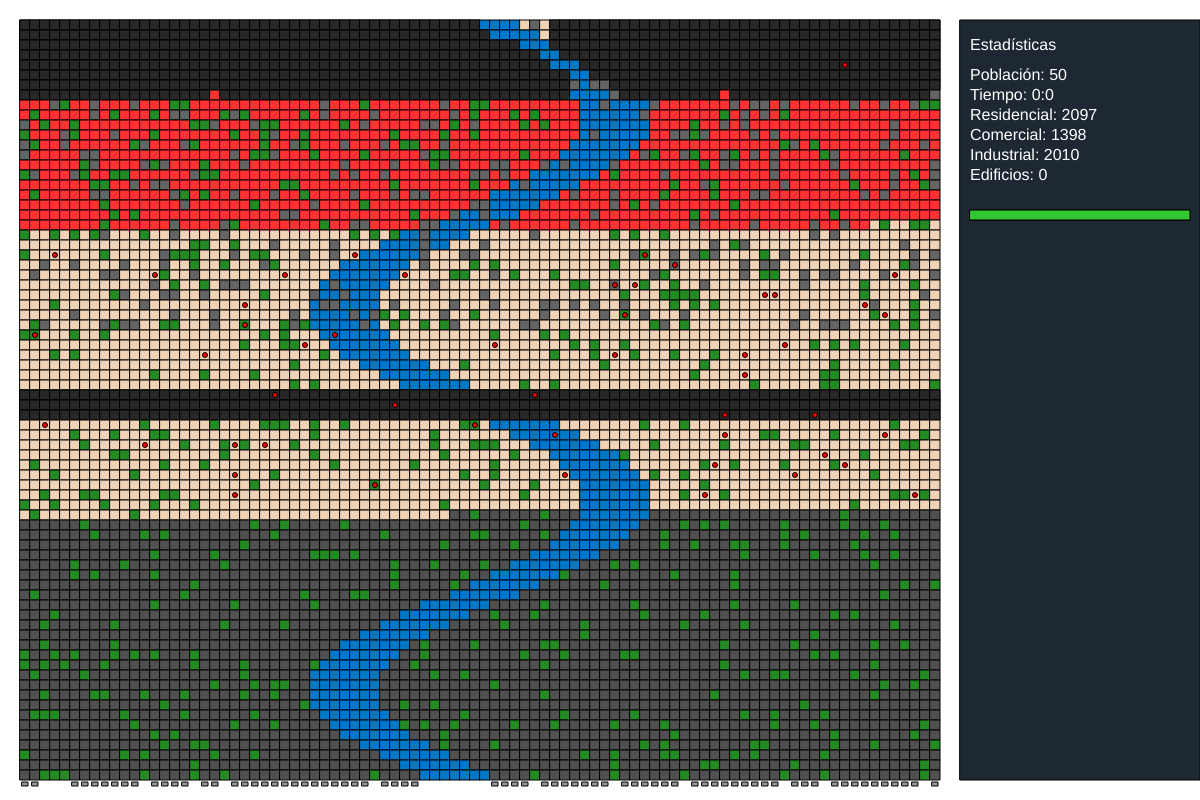
Frame 1 (no input)
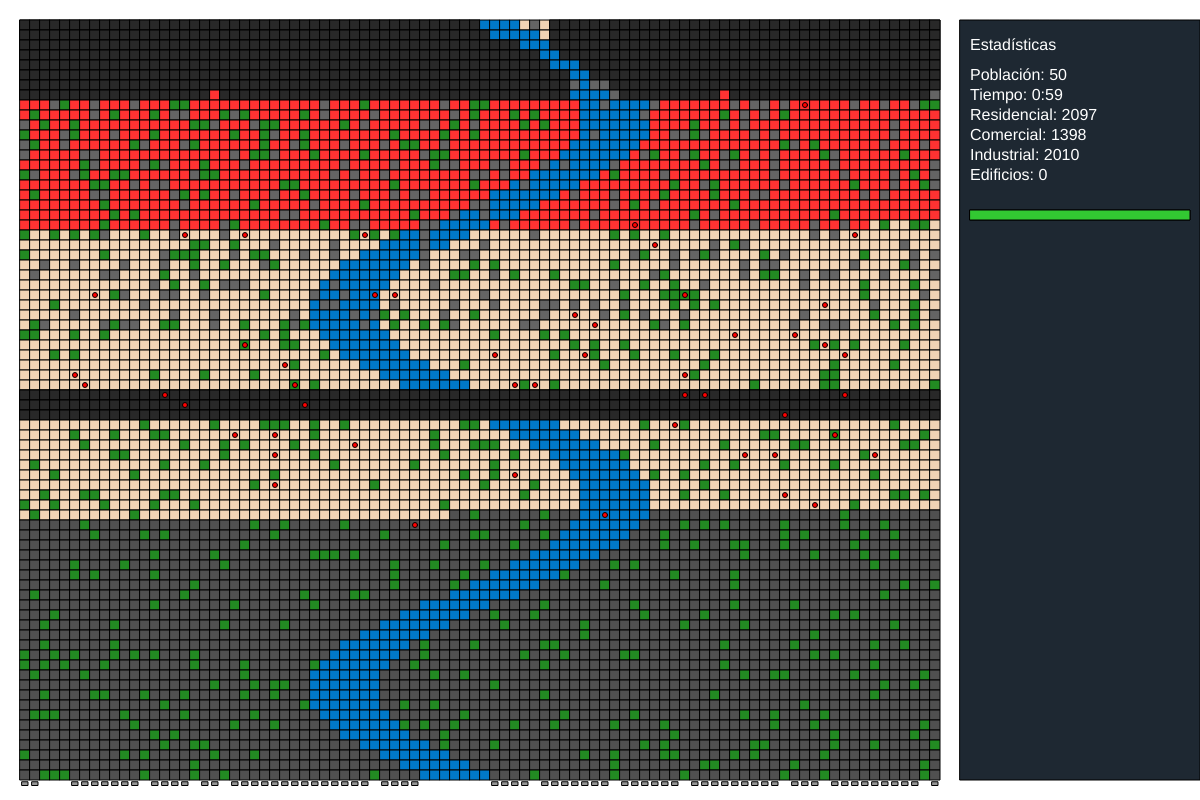
Frame 60 (no input)
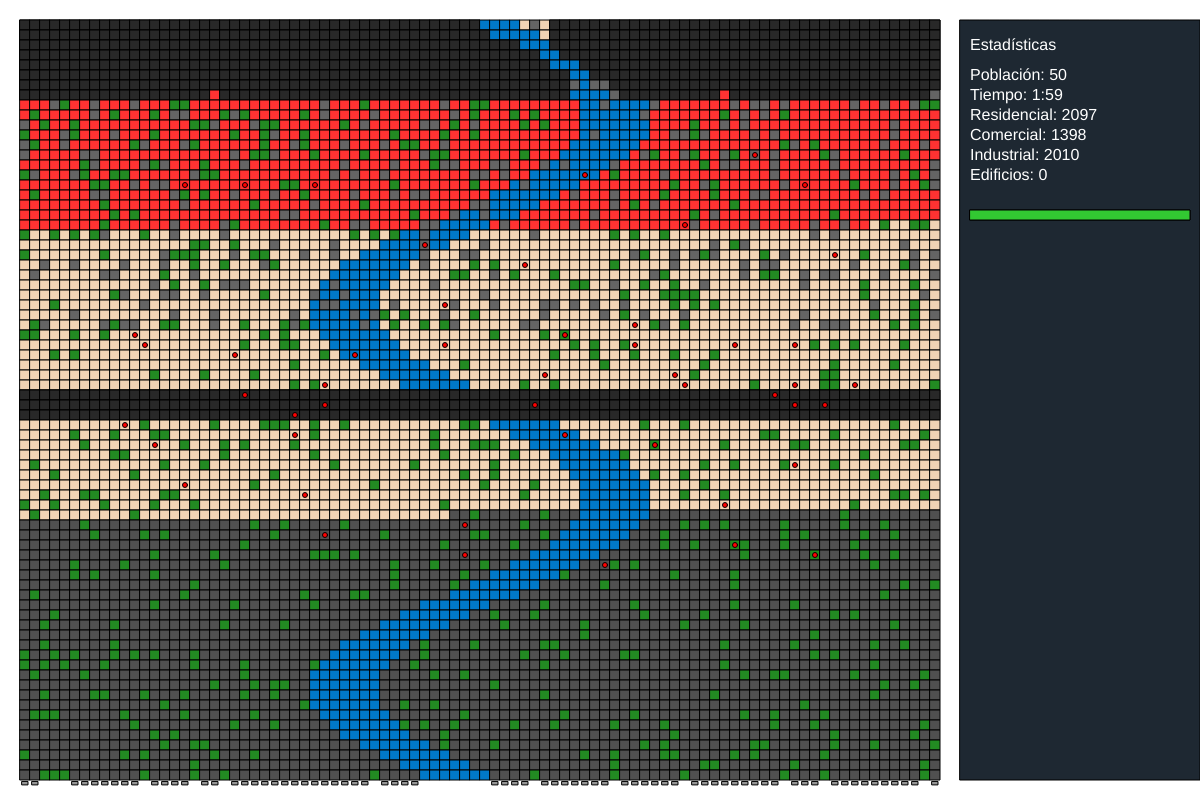
Frame 120 (the mouse pressed at the canvas centre since frame 60)

The p5.js sketch that drew these frames (run headless with seeded random() and noise() and a simulated clock; from frame 60 on, the mouse is pressed at the canvas centre):

// p5.js sketch
// ── sketch.js
let BASE_WIDTH = 1200;
let BASE_HEIGHT = 800;
let CELL_SIZE = 10;  // Tamaño fijo de las celdas
let INFO_PANEL_WIDTH = 240;  // Ancho fijo del panel de estadísticas
let MARGIN = 20;  // Margen externo de 20px

let logicalCols, logicalRows;
let windowWidth, windowHeight;
let mapWidth, mapHeight;

let terrain = [];
let zones = [];
let roads = [];
let pollution = [];
let buildings = [];
let citizens = [];
let timeCounter = 0;
let running = true;

function setup() {
  // Inicializar el lienzo con un tamaño fijo
  windowWidth = BASE_WIDTH;
  windowHeight = BASE_HEIGHT;
  createCanvas(windowWidth, windowHeight);
  frameRate(30);  // Reducir la tasa de fotogramas para ahorrar recursos

  // Calcular dimensiones iniciales
  calculateDimensions();

  // Inicializar sistemas del juego
  terrain = generateTerrain();
  zones = autoZone();
  roads = buildRoads();
  pollution = Array.from({ length: logicalRows }, () => Array(logicalCols).fill(0));
  buildings = generateBuildings();
  citizens = generateCitizens();
}

function draw() {
  background(255);

  // Dibujar mapa
  for (let row = 0; row < logicalRows; row++) {
    for (let col = 0; col < logicalCols; col++) {
      let x = col * CELL_SIZE + MARGIN;  // Aplicar margen izquierdo
      let y = row * CELL_SIZE + MARGIN;  // Aplicar margen superior

      // Terreno
      if (terrain[row][col] === 1) {
        fill(0, 120, 200);
      } else if (terrain[row][col] === 2) {
        fill(100, 100, 100);
      } else if (terrain[row][col] === 3) {
        fill(34, 139, 34);
      } else {
        if (zones[row][col] === 1) {
          fill(240, 210, 180);
        } else if (zones[row][col] === 2) {
          fill(255, 50, 50);
        } else if (zones[row][col] === 3) {
          fill(80, 80, 80);
        } else {
          fill(200, 200, 180);
        }
      }

      rect(x, y, CELL_SIZE, CELL_SIZE);

      // Edificios
      let building = buildings[row][col];
      if (building) {
        if (building.underConstruction) {
          fill(150, 150, 150);
          rect(x + 2, y + 2 + (1 - building.constructionProgress) * CELL_SIZE, CELL_SIZE - 4, building.constructionProgress * CELL_SIZE - 4);
        } else {
          fill(240, 210, 180);
          rect(x + 2, y + 2, CELL_SIZE - 4, CELL_SIZE - 4);
        }
      }

      // Carreteras
      if (roads[row][col] > 0) {
        fill(40, 40, 40);
        rect(x, y, CELL_SIZE, CELL_SIZE);
      }
    }
  }

  // Dibujar ciudadanos
  for (let citizen of citizens) {
    citizen.update();
    citizen.draw();
  }

  // Dibujar panel de información
  drawInfoPanel();

  // Actualizar tiempo
  timeCounter++;

  // Actualizar construcciones (menos frecuente para ahorrar recursos)
  if (frameCount % 10 === 0) {  // Actualizar cada 10 fotogramas
    for (let row = 0; row < logicalRows; row++) {
      for (let col = 0; col < logicalCols; col++) {
        let building = buildings[row][col];
        if (building && building.underConstruction) {
          building.constructionProgress += 0.005; // Velocidad de construcción
          if (building.constructionProgress >= 1.0) {
            building.underConstruction = false;
          }
        }
      }
    }
  }
}

function calculateDimensions() {
  // Calcular el tamaño del mapa y las celdas
  mapWidth = windowWidth - INFO_PANEL_WIDTH - 2 * MARGIN;  // Restar el margen izquierdo y derecho
  mapHeight = windowHeight - 2 * MARGIN;  // Restar el margen superior e inferior

  // Calcular el número de filas y columnas basado en el tamaño fijo de las celdas
  logicalCols = Math.floor(mapWidth / CELL_SIZE);
  logicalRows = Math.floor(mapHeight / CELL_SIZE);
}

function generateTerrain() {
  let terrain = Array.from({ length: logicalRows }, () => Array(logicalCols).fill(0));
  let noise = Array.from({ length: logicalRows }, () => Array.from({ length: logicalCols }, () => Math.random()));

  // Río serpenteante
  let riverCurve = Array.from({ length: logicalRows }, (_, i) => Math.sin((i / logicalRows) * 4 * Math.PI));
  let riverCol = riverCurve.map(val => Math.floor(logicalCols / 2 + val * logicalCols * 0.15));
  riverCol = riverCol.map(val => Math.max(20, Math.min(logicalCols - 20, val)));

  for (let row = 0; row < logicalRows; row++) {
    let startCol = Math.max(0, riverCol[row] - 3);
    let endCol = Math.min(logicalCols, riverCol[row] + 4);
    for (let col = startCol; col < endCol; col++) {
      terrain[row][col] = 1;
    }
  }

  // Montañas
  for (let row = 0; row < logicalRows; row++) {
    for (let col = 0; col < logicalCols; col++) {
      if (Math.random() > 0.88 && row < logicalRows * 0.4) {
        terrain[row][col] = 2;
      }
    }
  }

  // Bosques
  for (let row = 0; row < logicalRows; row++) {
    for (let col = 0; col < logicalCols; col++) {
      if (noise[row][col] > 0.6 && terrain[row][col] === 0 && Math.random() > 0.75) {
        terrain[row][col] = 3;
      }
    }
  }

  return terrain;
}

function autoZone() {
  let zones = Array.from({ length: logicalRows }, () => Array(logicalCols).fill(0));
  let commercialValue = Array.from({ length: logicalRows }, () => Array(logicalCols).fill(0));

  for (let row = 0; row < logicalRows; row++) {
    for (let col = 0; col < logicalCols; col++) {
      if (terrain[row][col] !== 0) continue;

      let neighbors = terrain.slice(Math.max(0, row - 5), Math.min(logicalRows, row + 6))
                            .map(r => r.slice(Math.max(0, col - 5), Math.min(logicalCols, col + 6)));
      commercialValue[row][col] = neighbors.flat().filter(val => val === 0).length / 121;
    }
  }

  let residentialCount = 0;
  let commercialCount = 0;
  let industrialCount = 0;

  let maxResidential = Math.floor(logicalRows * logicalCols * 0.3);
  let maxCommercial = Math.floor(logicalRows * logicalCols * 0.2);

  for (let row = 0; row < logicalRows; row++) {
    for (let col = 0; col < logicalCols; col++) {
      if (terrain[row][col] !== 0) continue;

      if (commercialValue[row][col] > 0.25 && commercialCount < maxCommercial) {
        zones[row][col] = 2;
        commercialCount++;
      } else if (row < logicalRows / 1.5 && residentialCount < maxResidential) {
        zones[row][col] = 1;
        residentialCount++;
      } else {
        zones[row][col] = 3;
        industrialCount++;
      }
    }
  }

  return zones;
}

function buildRoads() {
  let roads = Array.from({ length: logicalRows }, () => Array(logicalCols).fill(0));

  // Autopista principal
  let mainHighwayRow = Math.floor(logicalRows / 2);
  for (let row = mainHighwayRow - 1; row <= mainHighwayRow + 1; row++) {
    for (let col = 0; col < logicalCols; col++) {
      roads[row][col] = 2;
    }
  }

  // Calles comerciales
  let commercialAreas = [];
  for (let row = 0; row < logicalRows; row++) {
    for (let col = 0; col < logicalCols; col++) {
      if (zones[row][col] === 2) {
        commercialAreas.push([row, col]);
      }
    }
  }

  for (let i = 0; i < Math.floor(commercialAreas.length / 3); i++) {
    let [row, col] = commercialAreas[i];
    for (let r = row - 1; r <= row + 1; r++) {
      for (let c = col - 1; c <= col + 1; c++) {
        if (r >= 0 && r < logicalRows && c >= 0 && c < logicalCols) {
          roads[r][c] = 1;
        }
      }
    }
  }

  return roads;
}

function generateBuildings() {
  let buildings = Array.from({ length: logicalRows }, () => Array(logicalCols).fill(null));

  for (let row = 0; row < logicalRows; row++) {
    for (let col = 0; col < logicalCols; col++) {
      if (zones[row][col] !== 0 && terrain[row][col] === 0) {
        buildings[row][col] = new Building(zones[row][col]);
      }
    }
  }

  return buildings;
}

function generateCitizens() {
  let citizens = [];
  let residential = [];
  let commercial = [];
  let industrial = [];

  for (let row = 0; row < logicalRows; row++) {
    for (let col = 0; col < logicalCols; col++) {
      if (zones[row][col] === 1) residential.push([row, col]);
      if (zones[row][col] === 2) commercial.push([row, col]);
      if (zones[row][col] === 3) industrial.push([row, col]);
    }
  }

  // Sistema de respaldo para zonas vacías
  if (residential.length === 0) residential = industrial;
  if (commercial.length === 0) commercial = residential;
  if (industrial.length === 0) industrial = commercial;

  for (let i = 0; i < 50; i++) {  // Reducir el número de ciudadanos
    if (residential.length > 0) {
      let home = residential[Math.floor(Math.random() * residential.length)];
      let workType = Math.random() < 0.5 ? commercial : industrial;
      if (workType.length > 0) {
        let work = workType[Math.floor(Math.random() * workType.length)];
        citizens.push(new Citizen(home, work));
      }
    }
  }

  return citizens;
}

class Citizen {
  constructor(home, work) {
    this.home = home;
    this.work = work;
    this.path = this.calculatePath();
    this.currentStep = 0;
    this.progress = 0.0;
    this.speed = 2.5;
  }

  calculatePath() {
    // Implementación simplificada de A* para el camino
    let path = [];
    let current = this.home;
    while (current[0] !== this.work[0] || current[1] !== this.work[1]) {
      if (current[0] < this.work[0]) current[0]++;
      else if (current[0] > this.work[0]) current[0]--;
      if (current[1] < this.work[1]) current[1]++;
      else if (current[1] > this.work[1]) current[1]--;
      path.push([current[0], current[1]]);
    }
    return path;
  }

  update() {
    if (this.currentStep < this.path.length - 1) {
      this.progress += this.speed * (deltaTime / 1000);
      if (this.progress >= 1.0) {
        this.progress = 0.0;
        this.currentStep++;
      }
    }
  }

  draw() {
    let x = this.path[this.currentStep][1] * CELL_SIZE + MARGIN;  // Aplicar margen izquierdo
    let y = this.path[this.currentStep][0] * CELL_SIZE + MARGIN;  // Aplicar margen superior
    fill(255, 0, 0);
    ellipse(x + CELL_SIZE / 2, y + CELL_SIZE / 2, CELL_SIZE / 2, CELL_SIZE / 2);
  }
}

class Building {
  constructor(zoneType) {
    this.zoneType = zoneType;
    this.constructionProgress = 0.0;
    this.underConstruction = true;
    this.size = [1, 1, 1, 2][Math.floor(Math.random() * 4)];
    this.colorVariation = Math.floor(Math.random() * 2);
  }
}

function drawInfoPanel() {
  let panelX = mapWidth + 2 * MARGIN;  // Aplicar margen izquierdo
  let panelWidth = INFO_PANEL_WIDTH;
  let panelHeight = windowHeight - 2 * MARGIN;  // Aplicar margen superior e inferior

  // Fondo del panel
  fill(30, 40, 50);
  rect(panelX, MARGIN, panelWidth, panelHeight);

  // Configurar fuentes escalables
  textSize(16);  // Tamaño de fuente fijo
  fill(255);

  // Título
  text("Estadísticas", panelX + 10, MARGIN + 30);

  // Estadísticas
  let stats = [
    `Población: ${citizens.length}`,
    `Tiempo: ${Math.floor(timeCounter / 60)}:${timeCounter % 60}`,
    `Residencial: ${zones.flat().filter(z => z === 1).length}`,
    `Comercial: ${zones.flat().filter(z => z === 2).length}`,
    `Industrial: ${zones.flat().filter(z => z === 3).length}`,
    `Edificios: ${buildings.flat().filter(b => b && !b.underConstruction).length}`
  ];

  let yPos = MARGIN + 60;
  for (let stat of stats) {
    text(stat, panelX + 10, yPos);
    yPos += 20;  // Espaciado fijo
  }

  // Barra de contaminación
  let pollutionLevel = pollution.flat().reduce((a, b) => a + b, 0) / (logicalRows * logicalCols);
  let barWidth = panelWidth - 20;
  fill(50, 50, 50);
  rect(panelX + 10, yPos + 10, barWidth, 10);
  fill(50, 200, 50);
  rect(panelX + 10, yPos + 10, barWidth * (1 - pollutionLevel), 10);
}
// ── style.css
body {
    font-family: Arial, sans-serif;
    background-color: #f0f0f0;
    margin: 0;
    padding: 0;
    display: flex;
    justify-content: center;
    align-items: center;
    height: 100vh;
    overflow: hidden;
  }
  
  #container {
    text-align: center;
  }
  
  h1 {
    color: #333;
    margin-bottom: 20px;
  }
  
  #canvas-container {
    display: flex;
    justify-content: center;
    align-items: center;
    background-color: #fff;
    border: 2px solid #ccc;
    box-shadow: 0 4px 8px rgba(0, 0, 0, 0.1);
  }
